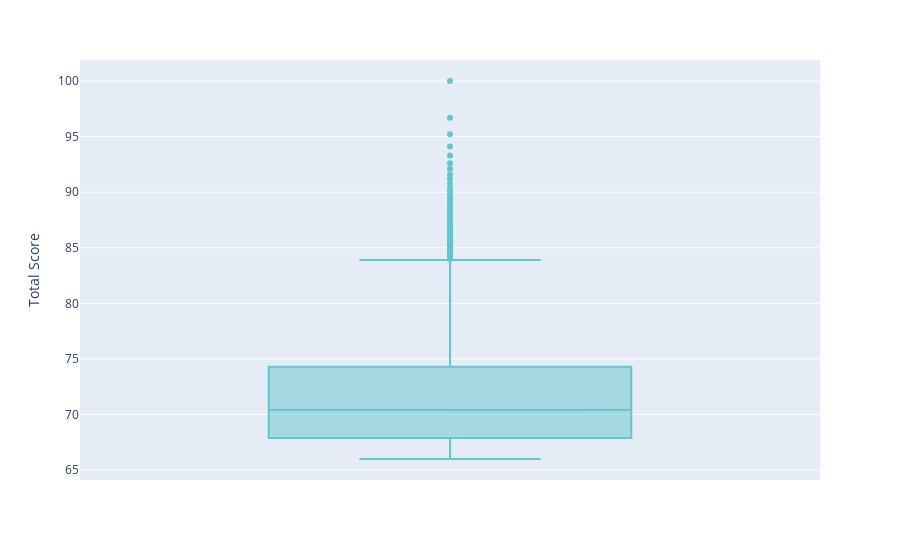

The code cell stored with this chart in its notebook:
### Code cell
fig = px.box(Uni_df['CWUR'], y="Total Score",color_discrete_sequence=px.colors.qualitative.Pastel)

fig.show()

### Figure 1 — Plotly figure (JSON) as saved in the notebook; plotly's stock layout.template omitted (floating-point values rounded to 4 significant figures; data arrays with more than 128 entries replaced by an {"elided": "..."} marker saying what was removed)
{"data": [{"alignmentgroup": "True", "hovertemplate": "Total Score=%{y}<extra></extra>", "legendgroup": "", "marker": {"color": "rgb(102, 197, 204)"}, "name": "", "notched": false, "offsetgroup": "", "orientation": "v", "showlegend": false, "type": "box", "x0": " ", "xaxis": "x", "y": {"elided": "2000 float values"}, "y0": " ", "yaxis": "y"}], "layout": {"boxmode": "group", "legend": {"tracegroupgap": 0}, "margin": {"t": 60}, "xaxis": {"anchor": "y", "domain": [0, 1]}, "yaxis": {"anchor": "x", "domain": [0, 1], "title": {"text": "Total Score"}}}}
